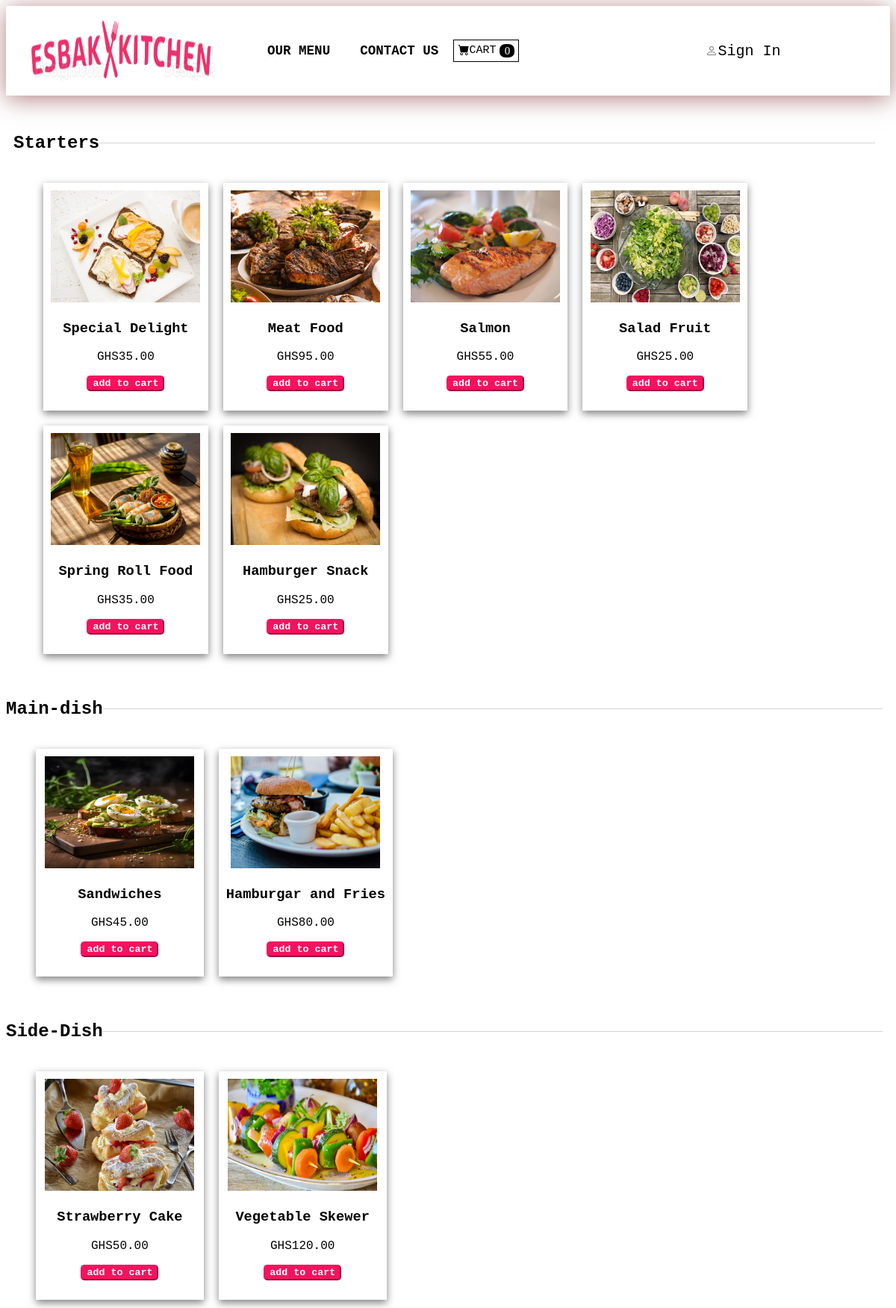
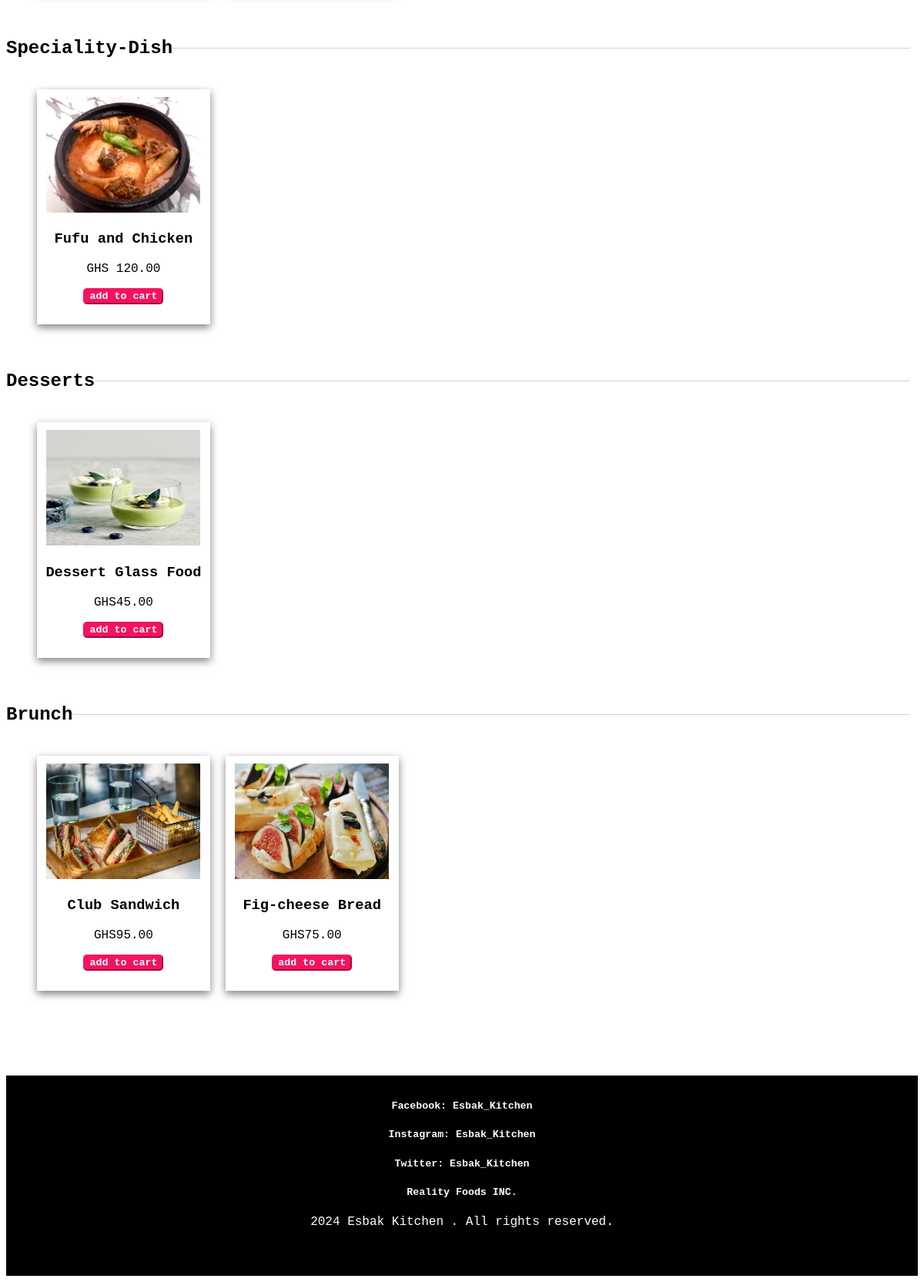
The app's page /menu/ with its own data (2 pictures, top to bottom).
### E_kitchen/models.py (models this page shows, shortened)
class Dishes(models.Model):
    name = models.CharField(max_length=80)
    price = models.DecimalField(max_digits=10, decimal_places=2)
    dish_type = models.ForeignKey(DishType, on_delete=models.CASCADE)
    description = models.TextField(blank=True, null=True)
    is_available = models.BooleanField(default=True)
    image = models.ImageField(upload_to='dishes/', blank=True, null=True)

### E_kitchen/views.py (the view)
# urls.py: path('menu/',  views.menu_view, name ='menu'),
def menu_view(request):
    menu = Dishes.objects.all()
    return render(request, 'menu.html', {'menu':menu})

### cart/cart.py (called while the page is built)
    def __len__(self):
        return len(self.cart)

### cart/context_processors.py (called while the page is built)
def cart(request):
    return{'cart':Cart(request)}

### templates/menu.html (shortened to what this page needs)
{% extends 'navbar.html' %}
{% block content %}
<body>
    <div class="our-menu">
        <div class="line"><span>Starters</span></div>
    <div class="menu-cont">
        {% for items in menu %}
        {% if items.dish_type.name == "Starters" %}
        <div class="menus">
        <img src="{{items.image.url}}" height="150" width="200">
        <p class="name"><h3>{{items.name}}</h3></p>
        <p>GHS{{items.price}}</p>
        <p><button><a href="{% url 'food' items.id %}">add to cart</a></button></p>
        </div>
        {% endif %}
        {% endfor %}
    </div>
    </div>
    <div class="line"><span>Main-dish</span></div>
    <div class="menu-cont">
    {% for items in menu %}
    {% if items.dish_type.name == "Main" %}
        <div class="menus">
            <img src="{{items.image.url}}" height="150" width="200">
        <p class="name"><h3>{{items.name}}</h3></p>
        <p>GHS{{items.price}}</p>
       <p><button><a href="{% url 'food' items.id %}">add to cart</a></button></p>
        </div>
        {% endif %}
        {% endfor %}
    </div>
    <div class="line"><span>Side-Dish</span></div>
    <div class="menu-cont">
        {% for items in menu %}
        {% if items.dish_type.name == "Side-Dish" %}
        <div class="menus">
        <img src="{{items.image.url}}" height="150" width="200">
        <p class="name"><h3>{{items.name}}</h3></p>
        <p>GHS{{items.price}}</p>
        <p><button><a href="{% url 'food' items.id %}">add to cart</a></button></p>
        </div>
        {% endif %}
        {% endfor %}
    </div>
    <div class="line"><span>Speciality-Dish</span></div>
    <div class="menu-cont">
        {% for items in menu %}
    {% if items.dish_type.name == "Specialty Dish" %}
        <div class="menus">
            <img src="{{items.image.url}}" height="150" width="200">
            <p class="name"><h3>{{items.name}}</h3></p>
            <p>GHS {{items.price}}</p>
            <p><button><a href="{% url 'food' items.id %}">add to cart</a></button></p>
        </div>
        {% endif %}
        {% endfor %}
    </div>
    <div class="line"><span>Desserts</span></div>
    <div class="menu-cont">
        {% for items in menu %}
        {% if items.dish_type.name == "Desserts" %}
        <div class="menus">
            <img src="{{items.image.url}}" height="150" width="200">
        <p class="name"><h3>{{items.name}}</h3></p>
        <p>GHS{{items.price}}</p>
        <p><button><a href="{% url 'food' items.id %}">add to cart</a></button></p>
        </div>
        {% endif %}
        {% endfor %}
    </div>
    <div class="line"><span>Brunch</span></div>
    <div class="menu-cont">
        {% for items in menu %}
        {% if items.dish_type.name == "Brunch" %}
        <div class="menus">
            <img src="{{items.image.url}}" height="150" width="200">
            <p class="name"><h3>{{items.name}}</h3></p>
            <p>GHS{{items.price}}</p>
            <p><button><a href="{% url 'food' items.id %}">add to cart</a></button></p>
        </div>
        {% endif %}
        {% endfor %}
    </div>
</body>
{% endblock %}

### templates/navbar.html (shortened to what this page needs)
<!DOCTYPE html>
{% load static %}
<html lang="en">
<head>
    <link href="https://cdn.jsdelivr.net/npm/bootstrap-icons@1.5.0/font/bootstrap-icons.css" rel="stylesheet" />
    <link rel="stylesheet" href="{% static 'css/style.css' %}">
    <link rel="stylesheet" href="{% static 'css/menu.css' %}">
</head>
<body>
    <div class="top">
        <div class="logo"><a href="{% url 'home' %}"><img src="{% static 'images/logo.png' %}" height="80" width="250" ></a></div>
        <div class="options">
            <p><h3><a href="{% url 'menu' %}">Our Menu</a></h3></p>
            <p><h3>Contact us</h3></p>
            <form class="d-flex">
                <a href="{% url 'cart_summary' %}"
                    class="btn btn-outline-dark"><i class="bi-cart-fill me-1"></i>
                    cart
                    <span class="badge bg-dark text-white ms-1 rounded-pill" id="cart_quantity">{{cart|length}}</span>
                </a>
            </form>
        </div>
        <div class="auth">
            {% if user.is_authenticated %}
            <svg xmlns="http://www.w3.org/2000/svg" width="16" height="16" fill="currentColor" class="bi bi-person" viewBox="0 0 16 16">
                <path d="M8 8a3 3 0 1 0 0-6 3 3 0 0 0 0 6m2-3a2 2 0 1 1-4 0 2 2 0 0 1 4 0m4 8c0 1-1 1-1 1H3s-1 0-1-1 1-4 6-4 6 3 6 4m-1-.004c-.001-.246-.154-.986-.832-1.664C11.516 10.68 10.289 10 8 10s-3.516.68-4.168 1.332c-.678.678-.83 1.418-.832 1.664z"/>
              </svg><a href="{% url 'logout' %}">LogOut</a>
              {% else %}
              <a href="{% url 'login' %}">Sign In</a>
              {% endif %}
        </div>
    </div>
    <main>
        {% block content %}
        {% endblock %}
    </main>
    <footer>
    <div class="footer">
       <h5> Facebook: Esbak_Kitchen</h5>
        <h5>Instagram: Esbak_Kitchen</h5>
        <h5>Twitter: Esbak_Kitchen</h5>
        <h5>Reality Foods INC.</h5>
        2024 Esbak Kitchen . All rights reserved.
    </div>
</footer>
</body>
</html>

### static/css/style.css (style rules this page uses)
* { font-family: 'Courier New', Courier, monospace; background-color: white; }
.top { font-size: 20px; font-family: cursive; font-weight: 20px; display: flex; width: 100%; height: 15vh; box-sizing: border-box; box-shadow: 0 4px 30px rgba(100, 0, 0, 0.5); }
.logo { display: flex; justify-content: left; align-items: center; margin-left: 30px; }
.options { display: flex; justify-content: center; align-items: center; margin-left: 50px; font-size: 15px; font-weight: 40px; text-transform: uppercase; cursor: pointer; }
a { text-decoration: none; display: flex; }
.options p { margin: 10px 10px; cursor: pointer; }
.options form { border: black solid 1px; word-spacing: 15px; padding: 5px; }
.options span { background-color: black; justify-content: center; align-items: center; align-content: center; text-align: center; width: 20px; border-radius: 40%; margin-left: 5px; color: white; font-size: 15px; font-family: 'Times New Roman', Times, serif; }
.auth { display:flex; justify-content: center; align-items: center; margin-left: 250px; color: gray; cursor: pointer; }
a { text-decoration: none; color: black; }
.footer { background-color: black; color: white; justify-content: center; align-items: center; text-align: center; padding: 10px 0; height: 30vh; margin-top: 100px; }
.footer h5 { background-color: black; }

### static/css/menu.css (style rules this page uses)
body { font-family: 'Courier New', Courier, monospace; background-color:white }
.our-menu { display: block; margin: 10px 10px; }
.menu-cont { display:flex; flex-wrap: wrap; margin: 30px; background-color: white; cursor: pointer; overflow-x: unset; }
.menu-cont a { text-decoration: none; background-color: rgb(245, 18, 94); color: white; }
.menus { display: block; justify-content: center; align-content: center; margin: 10px; padding: 10px 10px; text-align:center; height: 40%; min-width:20%; box-sizing: border-box; box-shadow: 0 4px 10px rgba(0, 0, 0, 0.5); overflow: hidden; }
.line { display: flex; align-items: center; justify-content: center; margin-top: 50px; }
.line::after { content: ''; flex-grow: 1; height: 1px; background-color:lightgray; margin-right: 10px; / }
.line span { font-size: 24px; font-weight: bold; }
.menus button { background-color: rgb(245, 18, 94); color: white; border-color: rgb(245, 18, 94); border-radius: 5px; cursor: pointer; font-weight: bold; transition: opacity 0.3s ease; }

### records on screen
Dishes: image (picture), name "Special Delight", price "35.00"
Dishes: image (picture), name "Meat Food", price "95.00"
Dishes: image (picture), name "Salmon", price "55.00"
Dishes: image (picture), name "Salad Fruit", price "25.00"
Dishes: image (picture), name "Spring Roll Food", price "35.00"
Dishes: image (picture), name "Hamburger Snack", price "25.00"
Dishes: image (picture), name "Sandwiches", price "45.00"
Dishes: image (picture), name "Hamburgar and Fries", price "80.00"
Dishes: image (picture), name "Strawberry Cake", price "50.00"
Dishes: image (picture), name "Vegetable Skewer", price "120.00"
Dishes: image (picture), name "Fufu and Chicken", price "120.00"
Dishes: image (picture), name "Dessert Glass Food", price "45.00"
Dishes: image (picture), name "Club Sandwich", price "95.00"
Dishes: image (picture), name "Fig-cheese Bread", price "75.00"

### other values on screen
{{ cart|length }} "0"
